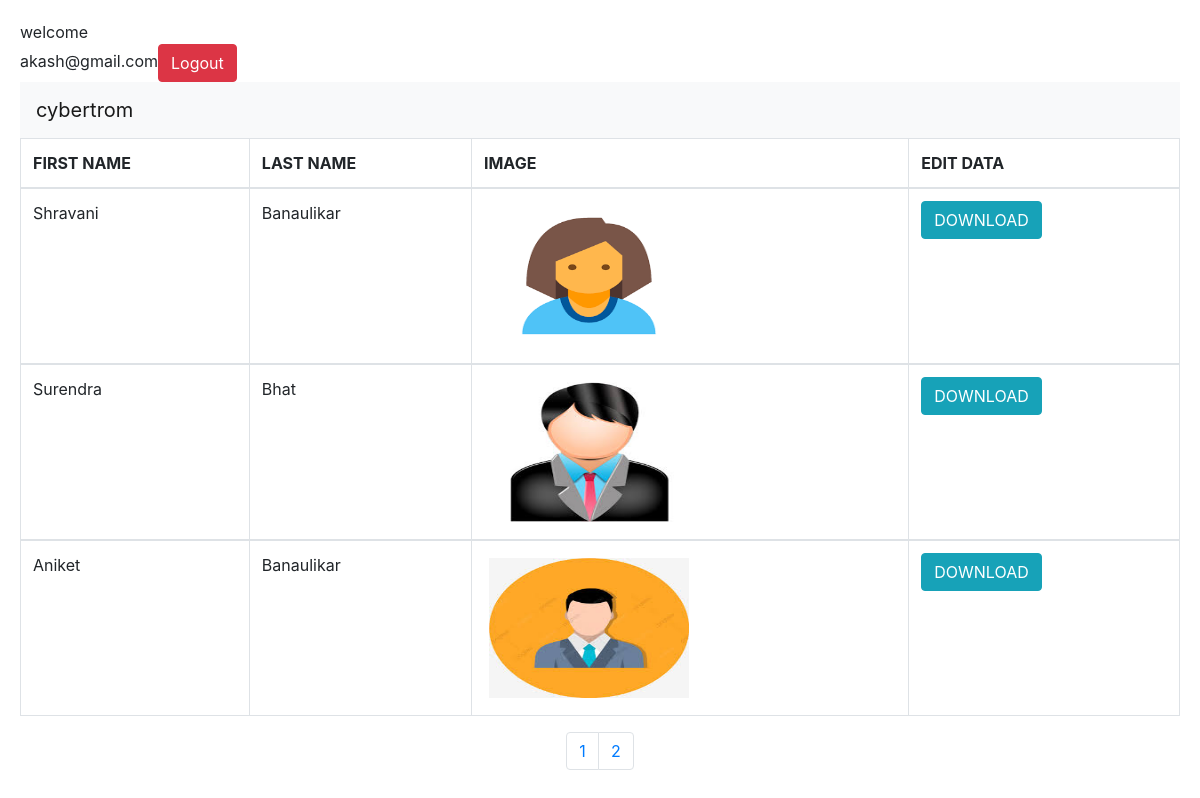
The app's page /php/view.php?page=2 (signed in) with its own data.
### tables this page shows
CREATE TABLE `profile` (
  `id` int(50) NOT NULL,
  `firstName` varchar(50) NOT NULL,
  `lastName` varchar(50) NOT NULL,
  `age` int(3) NOT NULL,
  `description` text NOT NULL,
  `image` varchar(50) NOT NULL,
  `date` date NOT NULL
);

### php/view.php (the view, shortened to what this page needs)
<?php
include "../html/head.php";
if(isset($_SESSION['User']))
{
  echo "welcome<br>" . $_SESSION['User'];
    echo '<a href="view.php?logout"><button class="btn btn-danger">Logout</button></a>';
}
else
{
  echo "<script>window.open('login.php?Invalid= Please Login First To View And Download User','_self')</script>";
}
?>
<nav class="navbar navbar-expand-lg navbar-light bg-light">
    <a class="navbar-brand" href="index.php">cybertrom</a>
  </nav>
<?php
include "../html/down.php";
include "../db/db.php";
?>
<div class="row">
  <div class="col-lg-12">
  <table class="table table-bordered table-strped">
  <thead>
  <th class="text-left">FIRST NAME</th>
   <th class="text-left">LAST NAME</th>
    <th class="text-left">IMAGE</th>
   <th class="text-left">EDIT DATA</th>
</thead>
  <?php
 $limit =5;
 if(isSet($_GET['page'])){
   $page=$_GET['page'];
  }
  else{
    $page=1;
  }
 $offset =($page-1)*$limit;
$sql="SELECT * FROM `profile` LIMIT {$offset},{$limit}";
$result=mysqli_query($con,$sql);
while($row=mysqli_fetch_array($result)){
    ?>
  <tbody >
 <tr class="text-left">
 <td><?php echo "".$row['firstName']."";?></td>
  <td><?php echo "".$row['lastName']."";?></td>
  <td><?php echo "<img src='../image/".$row['image']."'>";?></td>
   <td><a class="btn btn-info" href="pdf.php?id=<?php echo "".$row['id']."";?>" onclick="return confirm('Download Pdf')">DOWNLOAD</button></td>
 </tr>
 </tbody>
 <?php
    }
?>
  </table>
  </div>
  </div>
  <?php
    $paggination="SELECT * FROM `profile`";
    $pagginationResult=mysqli_query($con,$paggination);
    if(mysqli_num_rows($pagginationResult)>0){
      $totalRecords = mysqli_num_rows($pagginationResult);
      $totalPages =ceil($totalRecords /$limit);
      echo "<nav class='navb' aria-label='Page navigation example'>";
      echo "<ul class='pagination'>";
      for($i=1;$i<=$totalPages;$i++){
        echo "<li class='page-item'><a class='page-link' href='view.php?page={$i}'>$i</a></li>";
      }
      echo "</ul>";
      echo "</nav>";
    }
    ?>

### html/head.php (style rules this page uses)
img { float:left; margin:5px; width: 200px; height: 140px; }
nav.navb { display: flex; justify-content: center; }
body { PADDING: 20px 20px; }

### records on screen
profile: firstName "Shravani", lastName "Banaulikar", image (picture)
profile: firstName "Surendra", lastName "Bhat", image (picture)
profile: firstName "Aniket", lastName "Banaulikar", image (picture)

### other values on screen
$_SESSION['User'] "akash@gmail.com"
